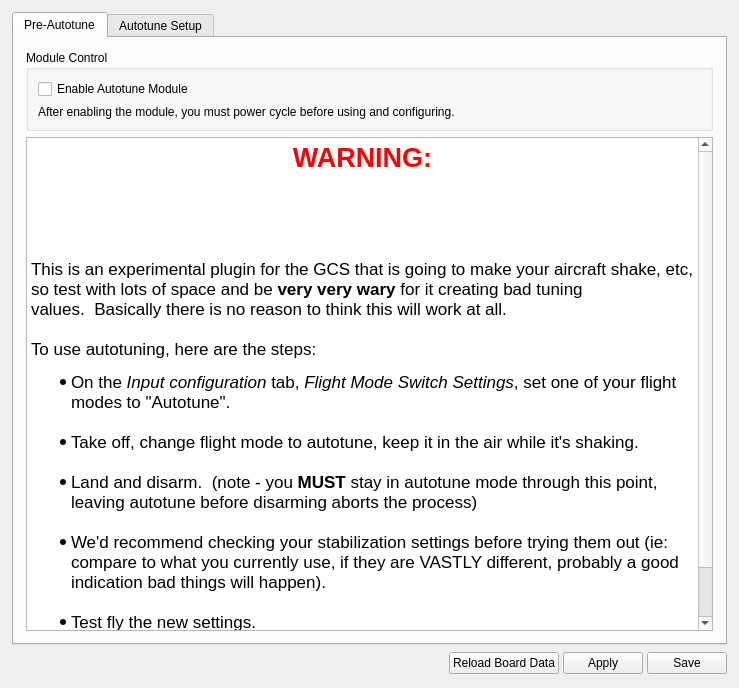
<?xml version="1.0" encoding="UTF-8"?>
<ui version="4.0">
 <class>AutotuneWidget</class>
 <widget class="QWidget" name="AutotuneWidget">
  <property name="geometry">
   <rect>
    <x>0</x>
    <y>0</y>
    <width>739</width>
    <height>688</height>
   </rect>
  </property>
  <property name="sizePolicy">
   <sizepolicy hsizetype="Expanding" vsizetype="Expanding">
    <horstretch>0</horstretch>
    <verstretch>0</verstretch>
   </sizepolicy>
  </property>
  <property name="windowTitle">
   <string>Form</string>
  </property>
  <layout class="QVBoxLayout" name="verticalLayout_2">
   <property name="spacing">
    <number>6</number>
   </property>
   <property name="margin">
    <number>12</number>
   </property>
   <item>
    <widget class="QTabWidget" name="Autotune_tabs">
     <property name="currentIndex">
      <number>0</number>
     </property>
     <widget class="QWidget" name="Preautotune_tab">
      <attribute name="title">
       <string>Pre-Autotune</string>
      </attribute>
      <layout class="QGridLayout" name="gridLayout_5">
       <property name="margin">
        <number>12</number>
       </property>
       <item row="3" column="0" colspan="3">
        <widget class="QTextEdit" name="textEdit">
         <property name="frameShape">
          <enum>QFrame::StyledPanel</enum>
         </property>
         <property name="frameShadow">
          <enum>QFrame::Sunken</enum>
         </property>
         <property name="html">
          <string>&lt;!DOCTYPE HTML PUBLIC &quot;-//W3C//DTD HTML 4.0//EN&quot; &quot;http://www.w3.org/TR/REC-html40/strict.dtd&quot;&gt;
&lt;html&gt;&lt;head&gt;&lt;meta name=&quot;qrichtext&quot; content=&quot;1&quot; /&gt;&lt;style type=&quot;text/css&quot;&gt;
p, li { white-space: pre-wrap; }
&lt;/style&gt;&lt;/head&gt;&lt;body style=&quot; font-family:'MS Shell Dlg 2'; font-size:8.25pt; font-weight:400; font-style:normal;&quot;&gt;
&lt;p align=&quot;center&quot; style=&quot; margin-top:0px; margin-bottom:0px; margin-left:0px; margin-right:0px; -qt-block-indent:0; text-indent:0px;&quot;&gt;&lt;span style=&quot; font-family:'Lucida Grande'; font-size:20pt; font-weight:600; color:#ff0000;&quot;&gt;WARNING:&lt;/span&gt;&lt;/p&gt;
&lt;p style=&quot;-qt-paragraph-type:empty; margin-top:0px; margin-bottom:0px; margin-left:0px; margin-right:0px; -qt-block-indent:0; text-indent:0px; font-family:'Lucida Grande'; font-size:13pt;&quot;&gt;&lt;/p&gt;
&lt;p style=&quot; margin-top:0px; margin-bottom:0px; margin-left:0px; margin-right:0px; -qt-block-indent:0; text-indent:0px;&quot;&gt;&lt;span style=&quot; font-family:'Lucida Grande'; font-size:13pt;&quot;&gt;&lt;br /&gt;&lt;/span&gt;&lt;/p&gt;
&lt;p style=&quot; margin-top:0px; margin-bottom:0px; margin-left:0px; margin-right:0px; -qt-block-indent:0; text-indent:0px;&quot;&gt;&lt;span style=&quot; font-family:'Lucida Grande'; font-size:13pt;&quot;&gt;&lt;br /&gt;&lt;/span&gt;&lt;/p&gt;
&lt;p style=&quot; margin-top:0px; margin-bottom:0px; margin-left:0px; margin-right:0px; -qt-block-indent:0; text-indent:0px;&quot;&gt;&lt;span style=&quot; font-family:'Lucida Grande'; font-size:13pt;&quot;&gt;This is an experimental plugin for the GCS that is going to make your aircraft shake, etc, so test with lots of space and be &lt;/span&gt;&lt;span style=&quot; font-family:'Lucida Grande'; font-size:13pt; font-weight:600;&quot;&gt;very very wary&lt;/span&gt;&lt;span style=&quot; font-family:'Lucida Grande'; font-size:13pt;&quot;&gt; for it creating bad tuning values.  Basically there is no reason to think this will work at all.&lt;br /&gt;&lt;br /&gt;To use autotuning, here are the steps:&lt;br /&gt;&lt;/span&gt;&lt;/p&gt;
&lt;ul style=&quot;margin-top: 0px; margin-bottom: 0px; margin-left: 0px; margin-right: 0px; -qt-list-indent: 1;&quot;&gt;&lt;li style=&quot; font-family:'Lucida Grande'; font-size:13pt;&quot; style=&quot; margin-top:0px; margin-bottom:0px; margin-left:0px; margin-right:0px; -qt-block-indent:0; text-indent:0px;&quot;&gt;On the &lt;span style=&quot; font-style:italic;&quot;&gt;Input configuration&lt;/span&gt; tab, &lt;span style=&quot; font-style:italic;&quot;&gt;Flight Mode Switch Settings&lt;/span&gt;, set one of your flight modes to &amp;quot;Autotune&amp;quot;.&lt;br /&gt;&lt;/li&gt;
&lt;li style=&quot; font-family:'Lucida Grande'; font-size:13pt;&quot; style=&quot; margin-top:0px; margin-bottom:0px; margin-left:0px; margin-right:0px; -qt-block-indent:0; text-indent:0px;&quot;&gt;Take off, change flight mode to autotune, keep it in the air while it's shaking.&lt;br /&gt;&lt;/li&gt;
&lt;li style=&quot; font-family:'Lucida Grande'; font-size:13pt;&quot; style=&quot; margin-top:0px; margin-bottom:0px; margin-left:0px; margin-right:0px; -qt-block-indent:0; text-indent:0px;&quot;&gt;Land and disarm.  (note - you &lt;span style=&quot; font-weight:600;&quot;&gt;MUST&lt;/span&gt; stay in autotune mode through this point, leaving autotune before disarming aborts the process)&lt;br /&gt;&lt;/li&gt;
&lt;li style=&quot; font-family:'Lucida Grande'; font-size:13pt;&quot; style=&quot; margin-top:0px; margin-bottom:0px; margin-left:0px; margin-right:0px; -qt-block-indent:0; text-indent:0px;&quot;&gt;We'd recommend checking your stabilization settings before trying them out (ie: compare to what you currently use, if they are VASTLY different, probably a good indication bad things will happen).&lt;br /&gt;&lt;/li&gt;
&lt;li style=&quot; font-family:'Lucida Grande'; font-size:13pt;&quot; style=&quot; margin-top:0px; margin-bottom:12px; margin-left:0px; margin-right:0px; -qt-block-indent:0; text-indent:0px;&quot;&gt;Test fly the new settings.&lt;/li&gt;
&lt;li style=&quot; font-family:'Lucida Grande'; font-size:13pt;&quot; style=&quot; margin-top:0px; margin-bottom:12px; margin-left:0px; margin-right:0px; -qt-block-indent:0; text-indent:0px;&quot;&gt;If you're ready to proceed, click the &lt;span style=&quot; font-style:italic;&quot;&gt;Enable Autotune Module&lt;/span&gt; checkbox above this text, click &lt;span style=&quot; font-style:italic;&quot;&gt;save&lt;/span&gt; and go to the next tab.&lt;/li&gt;&lt;/ul&gt;&lt;/body&gt;&lt;/html&gt;</string>
         </property>
        </widget>
       </item>
       <item row="2" column="0" colspan="3">
        <widget class="QGroupBox" name="groupBox_5">
         <property name="title">
          <string>Module Control</string>
         </property>
         <layout class="QVBoxLayout" name="verticalLayout_4">
          <item>
           <widget class="QCheckBox" name="enableAutoTune">
            <property name="text">
             <string>Enable Autotune Module</string>
            </property>
            <property name="checkable">
             <bool>true</bool>
            </property>
           </widget>
          </item>
          <item>
           <widget class="QLabel" name="label_13">
            <property name="text">
             <string>After enabling the module, you must power cycle before using and configuring.</string>
            </property>
           </widget>
          </item>
         </layout>
        </widget>
       </item>
      </layout>
     </widget>
     <widget class="QWidget" name="autotune_tab">
      <attribute name="title">
       <string>Autotune Setup</string>
      </attribute>
      <layout class="QVBoxLayout" name="verticalLayout_3">
       <property name="margin">
        <number>0</number>
       </property>
       <item>
        <widget class="QScrollArea" name="scrollArea">
         <property name="palette">
          <palette>
           <active>
            <colorrole role="Base">
             <brush brushstyle="SolidPattern">
              <color alpha="255">
               <red>255</red>
               <green>255</green>
               <blue>255</blue>
              </color>
             </brush>
            </colorrole>
            <colorrole role="Window">
             <brush brushstyle="SolidPattern">
              <color alpha="0">
               <red>232</red>
               <green>232</green>
               <blue>232</blue>
              </color>
             </brush>
            </colorrole>
           </active>
           <inactive>
            <colorrole role="Base">
             <brush brushstyle="SolidPattern">
              <color alpha="255">
               <red>255</red>
               <green>255</green>
               <blue>255</blue>
              </color>
             </brush>
            </colorrole>
            <colorrole role="Window">
             <brush brushstyle="SolidPattern">
              <color alpha="0">
               <red>232</red>
               <green>232</green>
               <blue>232</blue>
              </color>
             </brush>
            </colorrole>
           </inactive>
           <disabled>
            <colorrole role="Base">
             <brush brushstyle="SolidPattern">
              <color alpha="0">
               <red>232</red>
               <green>232</green>
               <blue>232</blue>
              </color>
             </brush>
            </colorrole>
            <colorrole role="Window">
             <brush brushstyle="SolidPattern">
              <color alpha="0">
               <red>232</red>
               <green>232</green>
               <blue>232</blue>
              </color>
             </brush>
            </colorrole>
           </disabled>
          </palette>
         </property>
         <property name="frameShape">
          <enum>QFrame::NoFrame</enum>
         </property>
         <property name="frameShadow">
          <enum>QFrame::Plain</enum>
         </property>
         <property name="widgetResizable">
          <bool>true</bool>
         </property>
         <widget class="QWidget" name="scrollAreaWidgetContents">
          <property name="geometry">
           <rect>
            <x>0</x>
            <y>0</y>
            <width>709</width>
            <height>605</height>
           </rect>
          </property>
          <property name="sizePolicy">
           <sizepolicy hsizetype="Expanding" vsizetype="Expanding">
            <horstretch>0</horstretch>
            <verstretch>0</verstretch>
           </sizepolicy>
          </property>
          <property name="autoFillBackground">
           <bool>true</bool>
          </property>
          <layout class="QVBoxLayout" name="verticalLayout">
           <property name="spacing">
            <number>12</number>
           </property>
           <property name="margin">
            <number>12</number>
           </property>
           <item>
            <widget class="QGroupBox" name="groupBox">
             <property name="title">
              <string>Tuning Aggressiveness</string>
             </property>
             <layout class="QGridLayout" name="gridLayout_2">
              <item row="0" column="0">
               <widget class="QLabel" name="label">
                <property name="text">
                 <string>Rate Tuning:</string>
                </property>
               </widget>
              </item>
              <item row="1" column="0">
               <widget class="QLabel" name="label_2">
                <property name="text">
                 <string>Attitude Tuning:</string>
                </property>
               </widget>
              </item>
              <item row="0" column="1">
               <widget class="QSlider" name="rateTuning">
                <property name="maximum">
                 <number>100</number>
                </property>
                <property name="orientation">
                 <enum>Qt::Horizontal</enum>
                </property>
                <property name="objrelation" stdset="0">
                 <stringlist>
                  <string>objname:RelayTuningSettings</string>
                  <string>fieldname:RateGain</string>
                  <string>scale:0.01</string>
                  <string>haslimits:no</string>
                 </stringlist>
                </property>
               </widget>
              </item>
              <item row="1" column="1">
               <widget class="QSlider" name="attitudeTuning">
                <property name="maximum">
                 <number>100</number>
                </property>
                <property name="orientation">
                 <enum>Qt::Horizontal</enum>
                </property>
                <property name="objrelation" stdset="0">
                 <stringlist>
                  <string>objname:RelayTuningSettings</string>
                  <string>fieldname:AttitudeGain</string>
                  <string>scale:0.01</string>
                  <string>haslimits:no</string>
                 </stringlist>
                </property>
               </widget>
              </item>
             </layout>
            </widget>
           </item>
           <item>
            <widget class="QGroupBox" name="groupBox_3">
             <property name="title">
              <string>Measured Properties</string>
             </property>
             <layout class="QGridLayout" name="gridLayout">
              <item row="1" column="0">
               <widget class="QLabel" name="label_3">
                <property name="text">
                 <string>Roll:</string>
                </property>
               </widget>
              </item>
              <item row="1" column="1">
               <widget class="QLabel" name="measuredRollPeriod">
                <property name="text">
                 <string>0</string>
                </property>
                <property name="alignment">
                 <set>Qt::AlignRight|Qt::AlignTrailing|Qt::AlignVCenter</set>
                </property>
                <property name="objrelation" stdset="0">
                 <stringlist>
                  <string>objname:RelayTuning</string>
                  <string>fieldname:Period</string>
                  <string>element:Roll</string>
                 </stringlist>
                </property>
               </widget>
              </item>
              <item row="1" column="2">
               <widget class="QLabel" name="measuredRollGain">
                <property name="text">
                 <string>0</string>
                </property>
                <property name="alignment">
                 <set>Qt::AlignRight|Qt::AlignTrailing|Qt::AlignVCenter</set>
                </property>
                <property name="objrelation" stdset="0">
                 <stringlist>
                  <string>objname:RelayTuning</string>
                  <string>fieldname:Gain</string>
                  <string>element:Roll</string>
                 </stringlist>
                </property>
               </widget>
              </item>
              <item row="0" column="1">
               <widget class="QLabel" name="label_6">
                <property name="text">
                 <string>Period (ms)</string>
                </property>
               </widget>
              </item>
              <item row="0" column="2">
               <widget class="QLabel" name="label_7">
                <property name="text">
                 <string>Gain (deg/s) / output</string>
                </property>
               </widget>
              </item>
              <item row="2" column="0">
               <widget class="QLabel" name="label_8">
                <property name="text">
                 <string>Pitch</string>
                </property>
               </widget>
              </item>
              <item row="2" column="1">
               <widget class="QLabel" name="measuredPitchPeriod">
                <property name="text">
                 <string>0</string>
                </property>
                <property name="alignment">
                 <set>Qt::AlignRight|Qt::AlignTrailing|Qt::AlignVCenter</set>
                </property>
                <property name="objrelation" stdset="0">
                 <stringlist>
                  <string>objname:RelayTuning</string>
                  <string>fieldname:Period</string>
                  <string>element:Pitch</string>
                 </stringlist>
                </property>
               </widget>
              </item>
              <item row="2" column="2">
               <widget class="QLabel" name="measuredPitchGain">
                <property name="text">
                 <string>0</string>
                </property>
                <property name="alignment">
                 <set>Qt::AlignRight|Qt::AlignTrailing|Qt::AlignVCenter</set>
                </property>
                <property name="objrelation" stdset="0">
                 <stringlist>
                  <string>objname:RelayTuning</string>
                  <string>fieldname:Gain</string>
                  <string>element:Pitch</string>
                 </stringlist>
                </property>
               </widget>
              </item>
             </layout>
            </widget>
           </item>
           <item>
            <widget class="QGroupBox" name="groupBox_2">
             <property name="title">
              <string>Computed Values</string>
             </property>
             <layout class="QGridLayout" name="gridLayout_3">
              <item row="0" column="2">
               <widget class="QLabel" name="label_9">
                <property name="text">
                 <string>RateKi</string>
                </property>
               </widget>
              </item>
              <item row="0" column="3">
               <widget class="QLabel" name="label_10">
                <property name="text">
                 <string>AttitudeKp</string>
                </property>
               </widget>
              </item>
              <item row="2" column="2">
               <widget class="QLabel" name="pitchRateKi">
                <property name="text">
                 <string>0</string>
                </property>
               </widget>
              </item>
              <item row="2" column="0">
               <widget class="QLabel" name="label_12">
                <property name="text">
                 <string>Pitch</string>
                </property>
               </widget>
              </item>
              <item row="0" column="1">
               <widget class="QLabel" name="label_5">
                <property name="text">
                 <string>RateKp</string>
                </property>
               </widget>
              </item>
              <item row="1" column="1">
               <widget class="QLabel" name="rollRateKp">
                <property name="text">
                 <string>0</string>
                </property>
               </widget>
              </item>
              <item row="0" column="4">
               <widget class="QLabel" name="label_11">
                <property name="text">
                 <string>AttitudeKi</string>
                </property>
               </widget>
              </item>
              <item row="1" column="0">
               <widget class="QLabel" name="label_4">
                <property name="text">
                 <string>Roll</string>
                </property>
               </widget>
              </item>
              <item row="1" column="3">
               <widget class="QLabel" name="rollAttitudeKp">
                <property name="text">
                 <string>0</string>
                </property>
               </widget>
              </item>
              <item row="2" column="4">
               <widget class="QLabel" name="pitchAttitudeKi">
                <property name="text">
                 <string>0</string>
                </property>
               </widget>
              </item>
              <item row="2" column="3">
               <widget class="QLabel" name="pitchAttitudeKp">
                <property name="text">
                 <string>0</string>
                </property>
               </widget>
              </item>
              <item row="2" column="1">
               <widget class="QLabel" name="pitchRateKp">
                <property name="text">
                 <string>0</string>
                </property>
               </widget>
              </item>
              <item row="1" column="2">
               <widget class="QLabel" name="rollRateKi">
                <property name="text">
                 <string>0</string>
                </property>
               </widget>
              </item>
              <item row="1" column="4">
               <widget class="QLabel" name="rollAttitudeKi">
                <property name="text">
                 <string>0</string>
                </property>
               </widget>
              </item>
             </layout>
            </widget>
           </item>
           <item>
            <widget class="QGroupBox" name="groupBox_4">
             <property name="title">
              <string/>
             </property>
             <layout class="QHBoxLayout" name="horizontalLayout_2">
              <item>
               <layout class="QGridLayout" name="gridLayout_4">
                <item row="0" column="1" colspan="2">
                 <widget class="QPushButton" name="useComputedValues">
                  <property name="styleSheet">
                   <string notr="true"/>
                  </property>
                  <property name="text">
                   <string>Apply Computed Values</string>
                  </property>
                 </widget>
                </item>
                <item row="1" column="1">
                 <widget class="QLabel" name="label_21">
                  <property name="text">
                   <string>Step Size</string>
                  </property>
                  <property name="alignment">
                   <set>Qt::AlignCenter</set>
                  </property>
                 </widget>
                </item>
                <item row="1" column="2">
                 <widget class="QSlider" name="stepSizeSlider">
                  <property name="orientation">
                   <enum>Qt::Horizontal</enum>
                  </property>
                  <property name="objrelation" stdset="0">
                   <stringlist>
                    <string>objname:RelayTuningSettings</string>
                    <string>fieldname:Amplitude</string>
                    <string>scale:0.01</string>
                    <string>haslimits:no</string>
                   </stringlist>
                  </property>
                 </widget>
                </item>
                <item row="0" column="3">
                 <spacer name="horizontalSpacer">
                  <property name="orientation">
                   <enum>Qt::Horizontal</enum>
                  </property>
                  <property name="sizeHint" stdset="0">
                   <size>
                    <width>40</width>
                    <height>20</height>
                   </size>
                  </property>
                 </spacer>
                </item>
                <item row="1" column="0">
                 <spacer name="horizontalSpacer_2">
                  <property name="orientation">
                   <enum>Qt::Horizontal</enum>
                  </property>
                  <property name="sizeHint" stdset="0">
                   <size>
                    <width>40</width>
                    <height>20</height>
                   </size>
                  </property>
                 </spacer>
                </item>
                <item row="2" column="0" colspan="4">
                 <widget class="QLabel" name="label_22">
                  <property name="text">
                   <string>The Apply and Save buttons below save the autotuning settings which
will alter settings for the next autotuning flight</string>
                  </property>
                  <property name="alignment">
                   <set>Qt::AlignCenter</set>
                  </property>
                 </widget>
                </item>
               </layout>
              </item>
             </layout>
            </widget>
           </item>
           <item>
            <spacer name="verticalSpacer">
             <property name="orientation">
              <enum>Qt::Vertical</enum>
             </property>
             <property name="sizeHint" stdset="0">
              <size>
               <width>20</width>
               <height>77</height>
              </size>
             </property>
            </spacer>
           </item>
          </layout>
         </widget>
        </widget>
       </item>
      </layout>
     </widget>
    </widget>
   </item>
   <item>
    <layout class="QHBoxLayout" name="horizontalLayout">
     <property name="spacing">
      <number>4</number>
     </property>
     <item>
      <spacer name="horizontalSpacer_3">
       <property name="orientation">
        <enum>Qt::Horizontal</enum>
       </property>
       <property name="sizeType">
        <enum>QSizePolicy::Expanding</enum>
       </property>
       <property name="sizeHint" stdset="0">
        <size>
         <width>13</width>
         <height>25</height>
        </size>
       </property>
      </spacer>
     </item>
     <item>
      <widget class="QPushButton" name="stabilizationReloadBoardData_6">
       <property name="minimumSize">
        <size>
         <width>0</width>
         <height>0</height>
        </size>
       </property>
       <property name="toolTip">
        <string>Reloads the saved settings into GCS.
Useful if you have accidentally changed some settings.</string>
       </property>
       <property name="styleSheet">
        <string notr="true"/>
       </property>
       <property name="text">
        <string>Reload Board Data</string>
       </property>
       <property name="objrelation" stdset="0">
        <stringlist>
         <string>button:reload</string>
         <string>buttongroup:10</string>
        </stringlist>
       </property>
      </widget>
     </item>
     <item>
      <widget class="QPushButton" name="saveStabilizationToRAM_6">
       <property name="minimumSize">
        <size>
         <width>0</width>
         <height>0</height>
        </size>
       </property>
       <property name="toolTip">
        <string>Send settings to the board but do not save to the non-volatile memory</string>
       </property>
       <property name="styleSheet">
        <string notr="true"/>
       </property>
       <property name="text">
        <string>Apply</string>
       </property>
       <property name="objrelation" stdset="0">
        <stringlist>
         <string>button:apply</string>
        </stringlist>
       </property>
      </widget>
     </item>
     <item>
      <widget class="QPushButton" name="saveStabilizationToSD_6">
       <property name="minimumSize">
        <size>
         <width>0</width>
         <height>0</height>
        </size>
       </property>
       <property name="toolTip">
        <string>Send settings to the board and save to the non-volatile memory</string>
       </property>
       <property name="styleSheet">
        <string notr="true"/>
       </property>
       <property name="text">
        <string>Save</string>
       </property>
       <property name="objrelation" stdset="0">
        <stringlist>
         <string>button:save</string>
        </stringlist>
       </property>
      </widget>
     </item>
    </layout>
   </item>
  </layout>
 </widget>
 <resources/>
 <connections/>
</ui>
